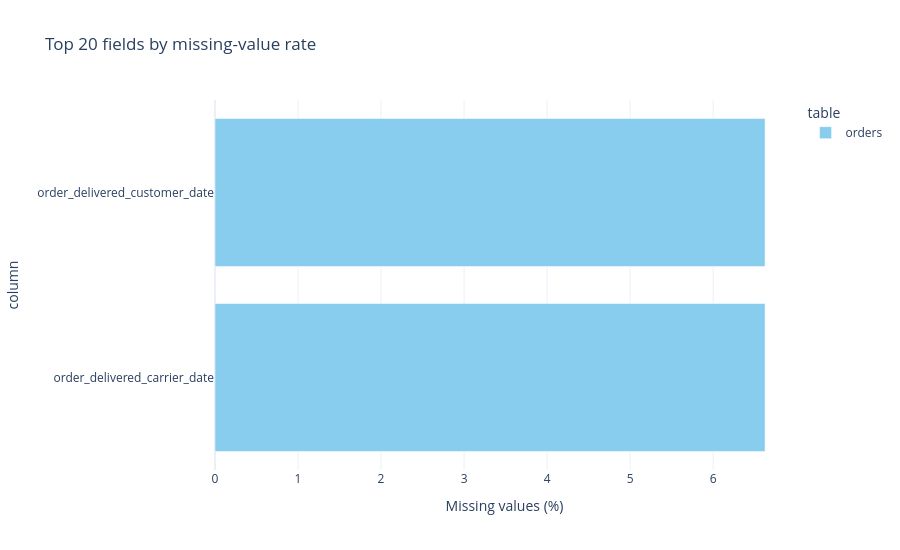

The code cell stored with this chart in its notebook:
### Markdown cell above
## Data Quality Assessment

Quality checks measure missingness, exact-row duplication, and relational integrity. Null timestamps can be operationally legitimate (for example, cancellation before delivery), so they are reported rather than blindly imputed.

### Code cell
def missingness(frame: pd.DataFrame, table_name: str) -> pd.DataFrame:
    result = frame.isna().sum().rename('missing_count').to_frame()
    result['missing_pct'] = result['missing_count'].div(len(frame)).mul(100)
    result['table'] = table_name
    return result.reset_index(names='column')

missing_summary = pd.concat([missingness(frame, name) for name, frame in tables.items()], ignore_index=True)
missing_summary = missing_summary.query('missing_count > 0').sort_values('missing_pct', ascending=False)
display(missing_summary.style.format({'missing_count': '{:,.0f}', 'missing_pct': '{:.2f}%'}))

if not missing_summary.empty:
    fig = px.bar(missing_summary.head(20), x='missing_pct', y='column', color='table', orientation='h', title='Top 20 fields by missing-value rate', labels={'missing_pct': 'Missing values (%)'})
    fig.update_layout(yaxis={'categoryorder': 'total ascending'}, height=550)
    fig.show()

duplicate_summary = pd.DataFrame([{'table': name, 'exact_duplicate_rows': int(frame.duplicated().sum()), 'duplicate_pct': frame.duplicated().mean() * 100} for name, frame in tables.items()])
display(duplicate_summary.style.format({'exact_duplicate_rows': '{:,.0f}', 'duplicate_pct': '{:.3f}%'}))

### Figure 1 — Plotly figure (JSON) as saved in the notebook; plotly's stock layout.template omitted (floating-point values rounded to 4 significant figures)
{"data": [{"hovertemplate": "table=orders<br>Missing values (%)=%{x}<br>column=%{y}<extra></extra>", "legendgroup": "orders", "marker": {"color": "rgb(136, 204, 238)", "pattern": {"shape": ""}}, "name": "orders", "orientation": "h", "showlegend": true, "textposition": "auto", "type": "bar", "x": [6.625, 6.625], "xaxis": "x", "y": ["order_delivered_carrier_date", "order_delivered_customer_date"], "yaxis": "y"}], "layout": {"barmode": "relative", "height": 550, "legend": {"title": {"text": "table"}, "tracegroupgap": 0}, "title": {"text": "Top 20 fields by missing-value rate"}, "xaxis": {"anchor": "y", "domain": [0.0, 1.0], "title": {"text": "Missing values (%)"}}, "yaxis": {"anchor": "x", "categoryorder": "total ascending", "domain": [0.0, 1.0], "title": {"text": "column"}}}}
